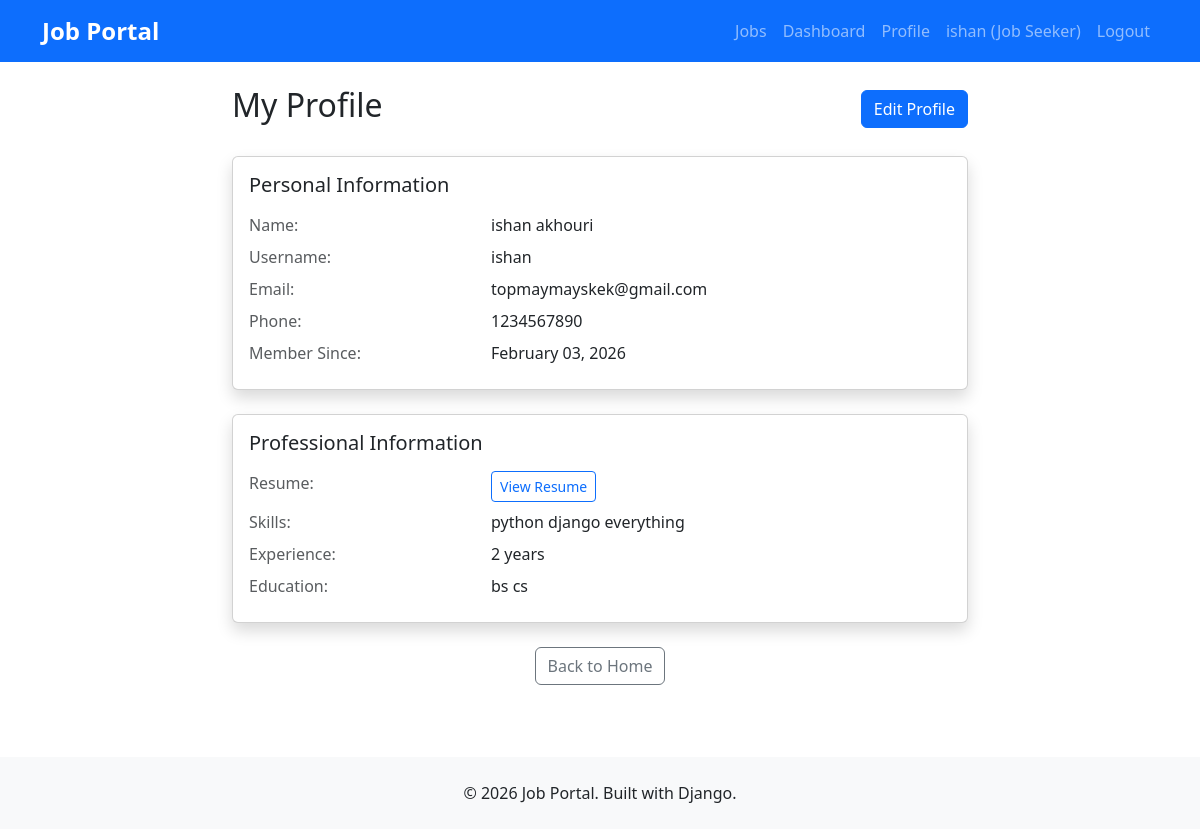
The page /users/profile/ (signed in) on the database its author committed.
### users/models.py (models this page shows)
class User(AbstractUser):
    USER_TYPES = (
        ('job_seeker', 'Job Seeker'),
        ('employer', 'Employer'),
    )
    user_type = models.CharField(max_length=20, choices=USER_TYPES)
    phone = models.CharField(max_length=15, blank=True)
    created_at = models.DateTimeField(auto_now_add=True)
    class Meta:
        db_table = 'users'

class JobSeekerProfile(models.Model):
    user = models.OneToOneField(User, on_delete=models.CASCADE)
    resume = models.FileField(upload_to='resumes/', blank=True)
    skills = models.TextField(blank=True)
    experience_years = models.IntegerField(default=0)
    education = models.CharField(max_length=200, blank=True)
    class Meta:
        db_table = 'job_seeker_profiles'

### users/views.py (the view, shortened to what this page needs)
# urls.py: path('profile/', views.profile_view, name='profile'),
@login_required
def profile_view(request):
    user = request.user
    if user.user_type == 'job_seeker':
        try:
            profile = user.jobseekerprofile
        except:
            from .models import JobSeekerProfile
            profile = JobSeekerProfile.objects.create(user=user)
        return render(request, 'users/profile.html', {
            'profile': profile,
            'user_type': 'job_seeker'
        })

### templates/users/profile.html (shortened to what this page needs)
{% extends 'base.html' %}
{% block content %}
<div class="row">
    <div class="col-lg-8 mx-auto">
        <div class="d-flex justify-content-between align-items-center mb-4">
            <h2>My Profile</h2>
            <a href="{% url 'users:profile_edit' %}" class="btn btn-primary">
                Edit Profile
            </a>
        </div>
        {% if user_type == 'job_seeker' %}
            <div class="card shadow mb-4">
                <div class="card-body">
                    <h5 class="card-title mb-3">Personal Information</h5>
                    <div class="row mb-2">
                        <div class="col-md-4 text-muted">Name:</div>
                        <div class="col-md-8">{{ user.first_name }} {{ user.last_name }}</div>
                    </div>
                    <div class="row mb-2">
                        <div class="col-md-4 text-muted">Username:</div>
                        <div class="col-md-8">{{ user.username }}</div>
                    </div>
                    <div class="row mb-2">
                        <div class="col-md-4 text-muted">Email:</div>
                        <div class="col-md-8">{{ user.email }}</div>
                    </div>
                    <div class="row mb-2">
                        <div class="col-md-4 text-muted">Phone:</div>
                        <div class="col-md-8">{{ user.phone|default:"Not provided" }}</div>
                    </div>
                    <div class="row mb-2">
                        <div class="col-md-4 text-muted">Member Since:</div>
                        <div class="col-md-8">{{ user.created_at|date:"F d, Y" }}</div>
                    </div>
                </div>
            </div>
            <div class="card shadow mb-4">
                <div class="card-body">
                    <h5 class="card-title mb-3">Professional Information</h5>
                    <div class="row mb-2">
                        <div class="col-md-4 text-muted">Resume:</div>
                        <div class="col-md-8">
                            {% if profile.resume %}
                                <a href="{{ profile.resume.url }}" target="_blank" class="btn btn-sm btn-outline-primary">
                                    View Resume
                                </a>
                            {% else %}
                                <span class="text-muted">No resume uploaded</span>
                            {% endif %}
                        </div>
                    </div>
                    <div class="row mb-2">
                        <div class="col-md-4 text-muted">Skills:</div>
                        <div class="col-md-8">
                            {% if profile.skills %}
                                {{ profile.skills }}
                            {% else %}
                                <span class="text-muted">No skills listed</span>
                            {% endif %}
                        </div>
                    </div>
                    <div class="row mb-2">
                        <div class="col-md-4 text-muted">Experience:</div>
                        <div class="col-md-8">{{ profile.experience_years }} years</div>
                    </div>
                    <div class="row mb-2">
                        <div class="col-md-4 text-muted">Education:</div>
                        <div class="col-md-8">
                            {% if profile.education %}
                                {{ profile.education }}
                            {% else %}
                                <span class="text-muted">Not provided</span>
                            {% endif %}
                        </div>
                    </div>
                </div>
            </div>
        {% endif %}
        <div class="text-center mt-4">
            <a href="{% url 'home' %}" class="btn btn-outline-secondary">Back to Home</a>
        </div>
    </div>
</div>
{% endblock %}

### templates/base.html (shortened to what this page needs)
<!DOCTYPE html>
<html lang="en">
<head>
    <link href="https://cdn.jsdelivr.net/npm/bootstrap@5.3.0/dist/css/bootstrap.min.css" rel="stylesheet">
    {% load static %}
    <link rel="stylesheet" href="{% static 'css/style.css' %}">
</head>
<body>
    <nav class="navbar navbar-expand-lg navbar-dark bg-primary">
        <div class="container">
            <a class="navbar-brand" href="{% url 'home' %}">
                <strong>Job Portal</strong>
            </a>
            <div class="collapse navbar-collapse" id="navbarNav">
                <ul class="navbar-nav ms-auto">
                    <li class="nav-item">
                        <a class="nav-link" href="{% url 'jobs:job_list' %}">Jobs</a>
                    </li>
                    {% if user.is_authenticated %}
                        <li class="nav-item">
                            <a class="nav-link" href="{% url 'users:dashboard' %}">Dashboard</a>
                        </li>
                        <li class="nav-item">
                            <a class="nav-link" href="{% url 'users:profile' %}">Profile</a>
                        </li>
                        <li class="nav-item">
                            <a class="nav-link" href="#">
                                {{ user.username }} ({{ user.get_user_type_display }})
                            </a>
                        </li>
<li class="nav-item">
    <a class="nav-link" href="{% url 'users:logout' %}">Logout</a>
</li>
                    {% endif %}
                </ul>
            </div>
        </div>
    </nav>
    <main class="container my-4">
        {% block content %}
        {% endblock %}
    </main>
    <footer class="bg-light text-center py-4 mt-5">
        <div class="container">
            <p class="mb-0">&copy; 2026 Job Portal. Built with Django.</p>
        </div>
    </footer>
</body>
</html>

### static/css/style.css (style rules this page uses)
body { min-height: 100vh; display: flex; flex-direction: column; }
main { flex: 1; }
.navbar-brand { font-size: 1.5rem; }
.card { box-shadow: 0 2px 4px rgba(0,0,0,0.1); transition: transform 0.2s; }

### rows shown on the page
User: username "ishan", user_type "Job Seeker", first_name "ishan", last_name "akhouri", email "topmaymayskek@gmail.com", phone "1234567890", created_at "February 03, 2026"
JobSeekerProfile: skills "python django everything", experience_years "2", education "bs cs"
